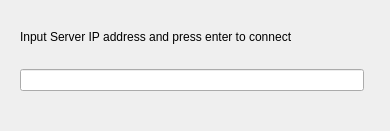
<?xml version="1.0" encoding="UTF-8"?>
<ui version="4.0">
 <class>ClientDialog</class>
 <widget class="QDialog" name="ClientDialog">
  <property name="geometry">
   <rect>
    <x>0</x>
    <y>0</y>
    <width>390</width>
    <height>131</height>
   </rect>
  </property>
  <property name="windowTitle">
   <string>Dialog</string>
  </property>
  <widget class="QWidget" name="verticalLayoutWidget">
   <property name="geometry">
    <rect>
     <x>20</x>
     <y>10</y>
     <width>344</width>
     <height>81</height>
    </rect>
   </property>
   <layout class="QVBoxLayout" name="verticalLayout">
    <item>
     <widget class="QLabel" name="label">
      <property name="text">
       <string>Input Server IP address and press enter to connect</string>
      </property>
     </widget>
    </item>
    <item>
     <widget class="QLineEdit" name="lineEdit"/>
    </item>
   </layout>
  </widget>
 </widget>
 <resources/>
 <connections/>
</ui>
